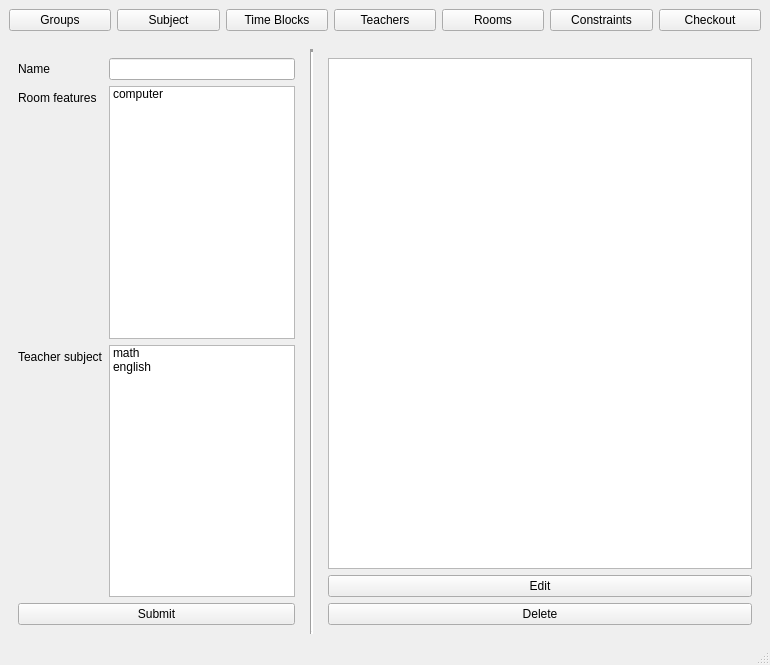
<?xml version="1.0" encoding="UTF-8"?>
<ui version="4.0">
 <class>MainWindow</class>
 <widget class="QMainWindow" name="MainWindow">
  <property name="geometry">
   <rect>
    <x>0</x>
    <y>0</y>
    <width>770</width>
    <height>665</height>
   </rect>
  </property>
  <property name="windowTitle">
   <string>MainWindow</string>
  </property>
  <widget class="QWidget" name="centralwidget">
   <layout class="QVBoxLayout" name="verticalLayout">
    <property name="spacing">
     <number>0</number>
    </property>
    <property name="leftMargin">
     <number>0</number>
    </property>
    <property name="topMargin">
     <number>0</number>
    </property>
    <property name="rightMargin">
     <number>0</number>
    </property>
    <property name="bottomMargin">
     <number>0</number>
    </property>
    <item>
     <widget class="QWidget" name="widget" native="true">
      <property name="minimumSize">
       <size>
        <width>0</width>
        <height>40</height>
       </size>
      </property>
      <layout class="QHBoxLayout" name="horizontalLayout_3">
       <item>
        <widget class="QPushButton" name="btn_Groups">
         <property name="minimumSize">
          <size>
           <width>0</width>
           <height>20</height>
          </size>
         </property>
         <property name="text">
          <string>Groups</string>
         </property>
        </widget>
       </item>
       <item>
        <widget class="QPushButton" name="btn_Subjects">
         <property name="text">
          <string>Subject</string>
         </property>
        </widget>
       </item>
       <item>
        <widget class="QPushButton" name="btn_TimeBlocks">
         <property name="text">
          <string>Time Blocks</string>
         </property>
        </widget>
       </item>
       <item>
        <widget class="QPushButton" name="btn_Teachers">
         <property name="text">
          <string>Teachers</string>
         </property>
        </widget>
       </item>
       <item>
        <widget class="QPushButton" name="btn_Rooms">
         <property name="text">
          <string>Rooms</string>
         </property>
        </widget>
       </item>
       <item>
        <widget class="QPushButton" name="btn_Constraints">
         <property name="text">
          <string>Constraints</string>
         </property>
        </widget>
       </item>
       <item>
        <widget class="QPushButton" name="btn_Checkout">
         <property name="text">
          <string>Checkout</string>
         </property>
        </widget>
       </item>
      </layout>
     </widget>
    </item>
    <item>
     <widget class="QStackedWidget" name="stackedWidget">
      <property name="minimumSize">
       <size>
        <width>80</width>
        <height>0</height>
       </size>
      </property>
      <property name="currentIndex">
       <number>3</number>
      </property>
      <widget class="QWidget" name="groupsPage">
       <property name="minimumSize">
        <size>
         <width>0</width>
         <height>0</height>
        </size>
       </property>
       <layout class="QGridLayout" name="gridLayout_2" columnstretch="4,0,6">
        <item row="0" column="0">
         <widget class="QWidget" name="widgetGroupForm" native="true">
          <property name="maximumSize">
           <size>
            <width>16777215</width>
            <height>16777215</height>
           </size>
          </property>
          <layout class="QVBoxLayout" name="verticalLayout_2">
           <item>
            <layout class="QFormLayout" name="formLayoutGroup">
             <item row="0" column="0">
              <widget class="QLabel" name="label_2">
               <property name="text">
                <string>ID</string>
               </property>
              </widget>
             </item>
             <item row="0" column="1">
              <widget class="QLineEdit" name="lineEditGroupId"/>
             </item>
             <item row="1" column="0">
              <widget class="QLabel" name="label_8">
               <property name="text">
                <string>Name</string>
               </property>
              </widget>
             </item>
             <item row="1" column="1">
              <widget class="QLineEdit" name="lineEditGroupName"/>
             </item>
            </layout>
           </item>
           <item>
            <widget class="QPushButton" name="pushButtonGroupSubmit">
             <property name="text">
              <string>Submit</string>
             </property>
            </widget>
           </item>
          </layout>
         </widget>
        </item>
        <item row="0" column="1">
         <widget class="Line" name="line">
          <property name="lineWidth">
           <number>3</number>
          </property>
          <property name="orientation">
           <enum>Qt::Vertical</enum>
          </property>
         </widget>
        </item>
        <item row="0" column="2">
         <widget class="QWidget" name="widgetGroupPreview" native="true">
          <property name="minimumSize">
           <size>
            <width>200</width>
            <height>0</height>
           </size>
          </property>
          <layout class="QVBoxLayout" name="verticalLayout_7">
           <item>
            <widget class="QListWidget" name="labelGroupPrev"/>
           </item>
           <item>
            <widget class="QPushButton" name="btn_labelGroupPrevEdit">
             <property name="text">
              <string>Edit</string>
             </property>
            </widget>
           </item>
           <item>
            <widget class="QPushButton" name="btn_labelGroupPrevDelete">
             <property name="text">
              <string>Delete</string>
             </property>
            </widget>
           </item>
          </layout>
         </widget>
        </item>
       </layout>
      </widget>
      <widget class="QWidget" name="teachersPage">
       <layout class="QGridLayout" name="gridLayout_3" columnstretch="4,0,0,6">
        <item row="0" column="0" colspan="2">
         <widget class="QWidget" name="widgetTeacherForm" native="true">
          <layout class="QVBoxLayout" name="verticalLayout_4">
           <item>
            <layout class="QFormLayout" name="formLayoutTeacher">
             <item row="0" column="0">
              <widget class="QLabel" name="label_3">
               <property name="text">
                <string>Id</string>
               </property>
              </widget>
             </item>
             <item row="1" column="0">
              <widget class="QLabel" name="label_12">
               <property name="text">
                <string>Name</string>
               </property>
              </widget>
             </item>
             <item row="0" column="1">
              <widget class="QLineEdit" name="lineEditTeacherId"/>
             </item>
             <item row="1" column="1">
              <widget class="QLineEdit" name="lineEditTeacherName"/>
             </item>
             <item row="2" column="1">
              <widget class="QListWidget" name="listWidgetTeacherSubjects">
               <property name="selectionMode">
                <enum>QAbstractItemView::MultiSelection</enum>
               </property>
               <property name="sortingEnabled">
                <bool>true</bool>
               </property>
               <item>
                <property name="text">
                 <string>IT</string>
                </property>
               </item>
               <item>
                <property name="text">
                 <string>Math</string>
                </property>
               </item>
               <item>
                <property name="text">
                 <string>Polish</string>
                </property>
               </item>
              </widget>
             </item>
             <item row="2" column="0">
              <widget class="QLabel" name="label_13">
               <property name="text">
                <string>Subjects</string>
               </property>
              </widget>
             </item>
            </layout>
           </item>
           <item>
            <widget class="Line" name="line_4">
             <property name="orientation">
              <enum>Qt::Vertical</enum>
             </property>
            </widget>
           </item>
           <item>
            <widget class="QPushButton" name="pushButtonTeacherSubmit">
             <property name="text">
              <string>Submit</string>
             </property>
            </widget>
           </item>
          </layout>
         </widget>
        </item>
        <item row="0" column="3">
         <widget class="QWidget" name="widgetTeacherPreview" native="true">
          <layout class="QVBoxLayout" name="verticalLayout_9">
           <item>
            <widget class="QListWidget" name="labelTeacherPrev"/>
           </item>
           <item>
            <widget class="QPushButton" name="btn_labelTeacherPrevEdit">
             <property name="text">
              <string>Edit</string>
             </property>
            </widget>
           </item>
           <item>
            <widget class="QPushButton" name="btn_labelTeacherPrevDelete">
             <property name="text">
              <string>Delete</string>
             </property>
            </widget>
           </item>
          </layout>
         </widget>
        </item>
        <item row="0" column="2">
         <widget class="Line" name="line_3">
          <property name="orientation">
           <enum>Qt::Vertical</enum>
          </property>
         </widget>
        </item>
       </layout>
      </widget>
      <widget class="QWidget" name="roomsPage">
       <layout class="QGridLayout" name="gridLayout" columnstretch="4,0,6">
        <item row="0" column="0">
         <widget class="QWidget" name="widgetRoomForm" native="true">
          <layout class="QVBoxLayout" name="verticalLayout_3">
           <item>
            <layout class="QFormLayout" name="formLayoutRoom">
             <item row="0" column="0">
              <widget class="QLabel" name="label">
               <property name="text">
                <string>ID</string>
               </property>
              </widget>
             </item>
             <item row="1" column="0">
              <widget class="QLabel" name="label_10">
               <property name="text">
                <string>Name</string>
               </property>
              </widget>
             </item>
             <item row="2" column="0">
              <widget class="QLabel" name="label_11">
               <property name="text">
                <string>Features</string>
               </property>
              </widget>
             </item>
             <item row="0" column="1">
              <widget class="QLineEdit" name="lineEditRoomId">
               <property name="clearButtonEnabled">
                <bool>false</bool>
               </property>
              </widget>
             </item>
             <item row="1" column="1">
              <widget class="QLineEdit" name="lineEditRoomName"/>
             </item>
             <item row="2" column="1">
              <widget class="QListWidget" name="listWidgetRoomFeatures">
               <property name="selectionMode">
                <enum>QAbstractItemView::MultiSelection</enum>
               </property>
               <property name="sortingEnabled">
                <bool>true</bool>
               </property>
               <item>
                <property name="text">
                 <string>computer</string>
                </property>
               </item>
               <item>
                <property name="text">
                 <string>projector</string>
                </property>
               </item>
              </widget>
             </item>
            </layout>
           </item>
           <item>
            <widget class="QPushButton" name="pushButtonRoomSubmit">
             <property name="text">
              <string>Submit</string>
             </property>
            </widget>
           </item>
          </layout>
         </widget>
        </item>
        <item row="0" column="1">
         <widget class="Line" name="line_2">
          <property name="orientation">
           <enum>Qt::Vertical</enum>
          </property>
         </widget>
        </item>
        <item row="0" column="2">
         <widget class="QWidget" name="widgetRoomPreview" native="true">
          <widget class="QLabel" name="labelRoomPrev">
           <property name="geometry">
            <rect>
             <x>20</x>
             <y>20</y>
             <width>231</width>
             <height>221</height>
            </rect>
           </property>
           <property name="text">
            <string>TextLabel</string>
           </property>
          </widget>
         </widget>
        </item>
       </layout>
      </widget>
      <widget class="QWidget" name="subjectsPage">
       <layout class="QGridLayout" name="gridLayout_4" columnstretch="4,0,6">
        <item row="0" column="0">
         <widget class="QWidget" name="widgetSubjectForm" native="true">
          <layout class="QVBoxLayout" name="verticalLayout_5">
           <item>
            <layout class="QFormLayout" name="formLayoutSubject">
             <item row="0" column="0">
              <widget class="QLabel" name="label_7">
               <property name="text">
                <string>Name</string>
               </property>
              </widget>
             </item>
             <item row="1" column="0">
              <widget class="QLabel" name="label_14">
               <property name="text">
                <string>Room features</string>
               </property>
              </widget>
             </item>
             <item row="2" column="0">
              <widget class="QLabel" name="label_15">
               <property name="text">
                <string>Teacher subject</string>
               </property>
              </widget>
             </item>
             <item row="0" column="1">
              <widget class="QLineEdit" name="lineEditSubjectName"/>
             </item>
             <item row="1" column="1">
              <widget class="QListWidget" name="listWidgetSubjectConstraintRoom">
               <item>
                <property name="text">
                 <string>computer</string>
                </property>
               </item>
              </widget>
             </item>
             <item row="2" column="1">
              <widget class="QListWidget" name="listWidgetSubjectConstraintTeacher">
               <item>
                <property name="text">
                 <string>math</string>
                </property>
               </item>
               <item>
                <property name="text">
                 <string>english</string>
                </property>
               </item>
              </widget>
             </item>
            </layout>
           </item>
           <item>
            <widget class="QPushButton" name="pushButtonSubjectSubmit">
             <property name="text">
              <string>Submit</string>
             </property>
            </widget>
           </item>
          </layout>
         </widget>
        </item>
        <item row="0" column="1">
         <widget class="Line" name="line_5">
          <property name="lineWidth">
           <number>3</number>
          </property>
          <property name="orientation">
           <enum>Qt::Vertical</enum>
          </property>
         </widget>
        </item>
        <item row="0" column="2">
         <widget class="QWidget" name="widgetSubjectPreview" native="true">
          <layout class="QVBoxLayout" name="verticalLayoutSubjectPreview">
           <item>
            <widget class="QListWidget" name="labelSubjectPrev"/>
           </item>
           <item>
            <widget class="QPushButton" name="btn_labelSubjectPrevEdit">
             <property name="text">
              <string>Edit</string>
             </property>
            </widget>
           </item>
           <item>
            <widget class="QPushButton" name="btn_labelSubjectPrevDelete">
             <property name="text">
              <string>Delete</string>
             </property>
            </widget>
           </item>
          </layout>
         </widget>
        </item>
       </layout>
      </widget>
      <widget class="QWidget" name="constraintsPage">
       <widget class="QLabel" name="label_4">
        <property name="geometry">
         <rect>
          <x>310</x>
          <y>60</y>
          <width>151</width>
          <height>17</height>
         </rect>
        </property>
        <property name="text">
         <string>constaints</string>
        </property>
       </widget>
      </widget>
      <widget class="QWidget" name="checkoutPage">
       <widget class="QLabel" name="label_5">
        <property name="geometry">
         <rect>
          <x>310</x>
          <y>110</y>
          <width>67</width>
          <height>17</height>
         </rect>
        </property>
        <property name="text">
         <string>checkout</string>
        </property>
       </widget>
       <widget class="QPushButton" name="pushButtonCheckoutSubmit">
        <property name="geometry">
         <rect>
          <x>70</x>
          <y>490</y>
          <width>151</width>
          <height>31</height>
         </rect>
        </property>
        <property name="text">
         <string>Submit Data</string>
        </property>
       </widget>
      </widget>
      <widget class="QWidget" name="timeBlocksPage">
       <layout class="QGridLayout" name="gridLayout_5" columnstretch="4,0,6">
        <item row="0" column="0">
         <widget class="QWidget" name="widgetTimeBlockForm" native="true">
          <layout class="QVBoxLayout" name="verticalLayout_6">
           <item>
            <layout class="QFormLayout" name="formLayoutTimeBlock">
             <item row="0" column="0">
              <widget class="QLabel" name="label_6">
               <property name="text">
                <string>Day</string>
               </property>
              </widget>
             </item>
             <item row="1" column="0">
              <widget class="QLabel" name="label_16">
               <property name="text">
                <string>Start hour</string>
               </property>
              </widget>
             </item>
             <item row="2" column="0">
              <widget class="QLabel" name="label_17">
               <property name="text">
                <string>End hour</string>
               </property>
              </widget>
             </item>
             <item row="0" column="1">
              <widget class="QListWidget" name="listWidgetTimeBlockDay">
               <item>
                <property name="text">
                 <string>Monday</string>
                </property>
               </item>
               <item>
                <property name="text">
                 <string>Tuesday</string>
                </property>
               </item>
               <item>
                <property name="text">
                 <string>Wednesday</string>
                </property>
               </item>
               <item>
                <property name="text">
                 <string>Thursday</string>
                </property>
               </item>
               <item>
                <property name="text">
                 <string>Friday</string>
                </property>
               </item>
               <item>
                <property name="text">
                 <string>Saturday</string>
                </property>
               </item>
               <item>
                <property name="text">
                 <string>Sunday</string>
                </property>
               </item>
              </widget>
             </item>
             <item row="1" column="1">
              <widget class="QLineEdit" name="lineEditTimeBlockStart"/>
             </item>
             <item row="2" column="1">
              <widget class="QLineEdit" name="lineEditTimeBlockEnd"/>
             </item>
            </layout>
           </item>
           <item>
            <widget class="QPushButton" name="pushButtonTimeBlockSubmit">
             <property name="text">
              <string>Submit</string>
             </property>
            </widget>
           </item>
          </layout>
         </widget>
        </item>
        <item row="0" column="1">
         <widget class="Line" name="line_6">
          <property name="lineWidth">
           <number>3</number>
          </property>
          <property name="orientation">
           <enum>Qt::Vertical</enum>
          </property>
         </widget>
        </item>
        <item row="0" column="2">
         <widget class="QWidget" name="widgetTimeBlockPreview" native="true">
          <widget class="QLabel" name="labelTimeBlockPrev">
           <property name="geometry">
            <rect>
             <x>10</x>
             <y>10</y>
             <width>281</width>
             <height>261</height>
            </rect>
           </property>
           <property name="text">
            <string>TextLabel</string>
           </property>
          </widget>
         </widget>
        </item>
       </layout>
      </widget>
     </widget>
    </item>
   </layout>
  </widget>
  <widget class="QStatusBar" name="statusbar"/>
 </widget>
 <resources/>
 <connections/>
</ui>
